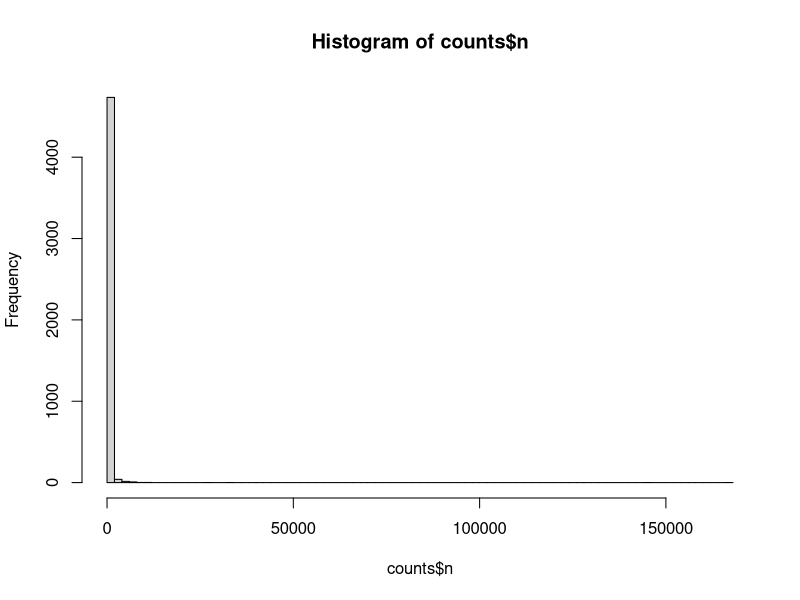

Write R code to recreate this figure.
## ---- chunk 1
library(dplyr)
library(vctrs)

founder_population <- function(n1, n2) {
    bind_rows(
        tibble(iid=paste0("f0_", 1:n1), fid=iid, sex=1),
        tibble(iid=paste0("f0_", (n1+1):n2), fid=iid, sex=2)
    ) %>% mutate(generation=0)
}

sample_nchildren <- function(n) {
    rpois(n, 10)^2
}

simulate_children <- function(founder, pdeath) {
    lastgen <- strsplit(founder$iid[1], "_")[[1]][1] %>% gsub("f", "", .) %>% as.numeric()
    thisgen <- lastgen + 1
    p <- founder %>%
        mutate(death = rbinom(n(), 1, pdeath)) %>%
        filter(death == 0)
    n <- round(nrow(p)/2)
    founder$i <- 1:nrow(founder)
    ind1 <- subset(founder, sex==1)$i %>% {sample(., n, replace=TRUE)}
    ind2 <- subset(founder, sex==2)$i %>% {sample(., n, replace=TRUE)}
    parents <- tibble(
        dad=founder$iid[ind1],
        mum=founder$iid[ind2],
        fid=paste(founder$fid[ind1], founder$fid[ind2]),
        nchildren=sample_nchildren(n)
    )
    ind <- vec_rep_each(1:n, parents$nchildren)
    children <- tibble(
        iid = paste0("f", thisgen, "_", 1:length(ind)),
        mum = parents$mum[ind],
        dad = parents$dad[ind],
        fid = parents$fid[ind],
        sex = rbinom(length(dad), 1, 0.5) + 1,
        generation=thisgen
    )
    return(children)
}
## ---- chunk 2
a <- founder_population(4500, 4500)
b <- simulate_children(a, 0.1)
b1 <- simulate_children(b, 0.9)

dim(b)
dim(b1)
## ---- chunk 3
l <- list()
l[[1]] <- founder_population(4500, 4500)
for(i in 2:4) {
    l[[i]] <- simulate_children(l[[i-1]], 0.95)
    print(dim(l[[i]]))
}

dat <- bind_rows(l)
dim(dat)
tail(dat$fid)
head(dat)
## ---- chunk 4
nfounders_per_generation <- function(dat) {
    group_by(dat, generation) %>%
        do({
            tibble(founder = unlist(strsplit(.$fid, " ")))
        }) %>%
        ungroup() %>%
        group_by(generation, founder) %>%
            summarise(n=n())
}

counts <- nfounders_per_generation(dat)
counts
## ---- chunk 5
table(counts$generation)
## ---- chunk 6
hist(counts$n, breaks=100)
## ---- chunk 7
table(counts$n)
## ---- chunk 8
sessionInfo()
